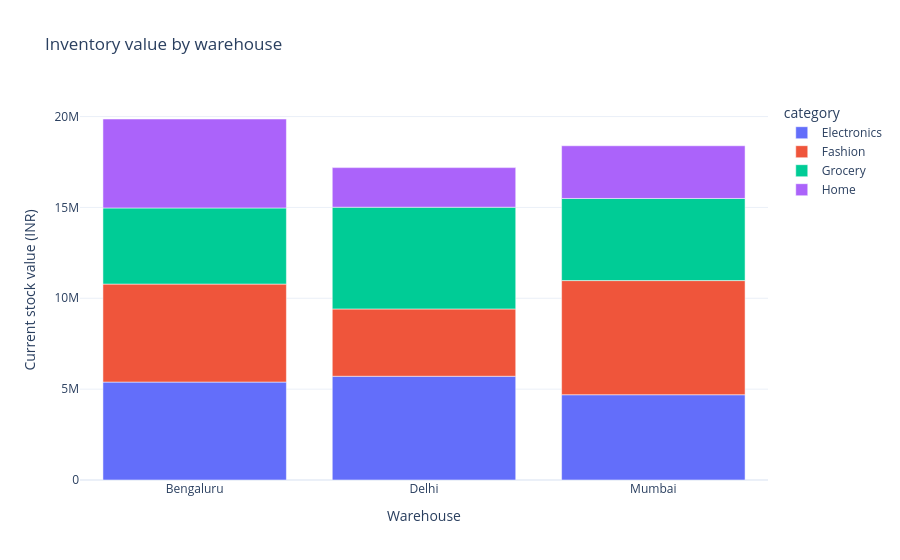

Notebook code for this chart:
### Markdown cell above
**Interpretation and reasoning**

The extra `proposed_cost` column multiplies quantity by each product's cost. The two rankings can differ, so a quantity-ranked worklist must not be described as a cash-priority ranking. Neither ranking incorporates customer commitments, inbound stock or shortage cost.

## 4. Draw the five existing chart types

The figures below are generated from the default zero-extra-buffer selection. Plotly images are static exports of interactive figures; hover and zoom remain available in a live notebook or Streamlit app. Presentation labels make the units explicit without changing the underlying calculations.

### Step 14 - Plot warehouse value and category composition

**Question:** Which warehouses and categories hold most cost value?

### Code cell
grouped = filtered.groupby(
    ["warehouse", "category"], as_index=False,
)["inventory_value"].sum()  # One total per warehouse/category pair.

fig = px.bar(
    grouped, x="warehouse", y="inventory_value", color="category",
    title="Inventory value by warehouse",
    labels={"inventory_value": "Current stock value (INR)", "warehouse": "Warehouse"},
)
fig.update_layout(template="plotly_white")
# Render this figure directly in the notebook output.
display(fig)

### Figure 1 — Plotly figure (JSON) as saved in the notebook; plotly's stock layout.template omitted (floating-point values rounded to 4 significant figures)
{"data": [{"hovertemplate": "category=Electronics<br>Warehouse=%{x}<br>Current stock value (INR)=%{y}<extra></extra>", "legendgroup": "Electronics", "marker": {"color": "#636efa", "pattern": {"shape": ""}}, "name": "Electronics", "orientation": "v", "showlegend": true, "textposition": "auto", "type": "bar", "x": ["Bengaluru", "Delhi", "Mumbai"], "xaxis": "x", "y": [5388878, 5708987, 4692759], "yaxis": "y"}, {"hovertemplate": "category=Fashion<br>Warehouse=%{x}<br>Current stock value (INR)=%{y}<extra></extra>", "legendgroup": "Fashion", "marker": {"color": "#EF553B", "pattern": {"shape": ""}}, "name": "Fashion", "orientation": "v", "showlegend": true, "textposition": "auto", "type": "bar", "x": ["Bengaluru", "Delhi", "Mumbai"], "xaxis": "x", "y": [5393091, 3703267, 6280869], "yaxis": "y"}, {"hovertemplate": "category=Grocery<br>Warehouse=%{x}<br>Current stock value (INR)=%{y}<extra></extra>", "legendgroup": "Grocery", "marker": {"color": "#00cc96", "pattern": {"shape": ""}}, "name": "Grocery", "orientation": "v", "showlegend": true, "textposition": "auto", "type": "bar", "x": ["Bengaluru", "Delhi", "Mumbai"], "xaxis": "x", "y": [4188313, 5599319, 4519745], "yaxis": "y"}, {"hovertemplate": "category=Home<br>Warehouse=%{x}<br>Current stock value (INR)=%{y}<extra></extra>", "legendgroup": "Home", "marker": {"color": "#ab63fa", "pattern": {"shape": ""}}, "name": "Home", "orientation": "v", "showlegend": true, "textposition": "auto", "type": "bar", "x": ["Bengaluru", "Delhi", "Mumbai"], "xaxis": "x", "y": [4895123, 2179097, 2899351], "yaxis": "y"}], "layout": {"barmode": "relative", "legend": {"title": {"text": "category"}, "tracegroupgap": 0}, "title": {"text": "Inventory value by warehouse"}, "xaxis": {"anchor": "y", "domain": [0.0, 1.0], "title": {"text": "Warehouse"}}, "yaxis": {"anchor": "x", "domain": [0.0, 1.0], "title": {"text": "Current stock value (INR)"}}}}
